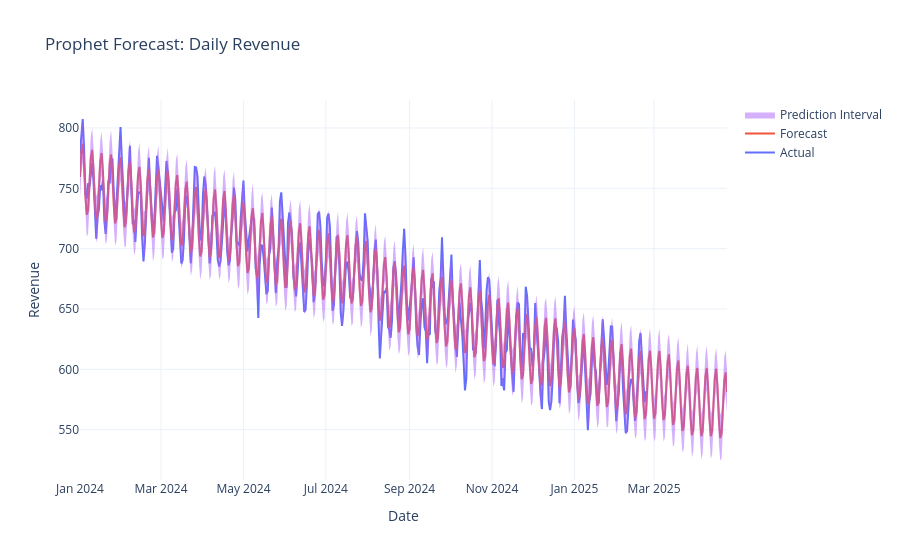

The code cell stored with this chart in its notebook:
### Code cell
# Plot actual data, forecast, and uncertainty interval.
forecast_fig = go.Figure()
forecast_fig.add_trace(
    go.Scatter(x=prophet_df["ds"], y=prophet_df["y"], mode="lines", name="Actual")
)
forecast_fig.add_trace(
    go.Scatter(x=forecast["ds"], y=forecast["yhat"], mode="lines", name="Forecast")
)
forecast_fig.add_trace(
    go.Scatter(
        x=forecast["ds"],
        y=forecast["yhat_upper"],
        mode="lines",
        line=dict(width=0),
        showlegend=False,
        hoverinfo="skip",
    )
)
forecast_fig.add_trace(
    go.Scatter(
        x=forecast["ds"],
        y=forecast["yhat_lower"],
        mode="lines",
        fill="tonexty",
        line=dict(width=0),
        name="Prediction Interval",
        hoverinfo="skip",
    )
)
forecast_fig.update_layout(
    title="Prophet Forecast: Daily Revenue",
    template="plotly_white",
    xaxis_title="Date",
    yaxis_title="Revenue",
)
forecast_fig.show()

### Figure 1 — Plotly figure (JSON) as saved in the notebook; plotly's stock layout.template omitted (floating-point values rounded to 4 significant figures; data arrays with more than 128 entries replaced by an {"elided": "..."} marker saying what was removed)
{"data": [{"mode": "lines", "name": "Actual", "type": "scatter", "x": {"elided": "420 str values"}, "y": {"elided": "420 float values"}}, {"mode": "lines", "name": "Forecast", "type": "scatter", "x": {"elided": "480 str values"}, "y": {"elided": "480 float values"}}, {"hoverinfo": "skip", "line": {"width": 0}, "mode": "lines", "showlegend": false, "type": "scatter", "x": {"elided": "480 str values"}, "y": {"elided": "480 float values"}}, {"fill": "tonexty", "hoverinfo": "skip", "line": {"width": 0}, "mode": "lines", "name": "Prediction Interval", "type": "scatter", "x": {"elided": "480 str values"}, "y": {"elided": "480 float values"}}], "layout": {"title": {"text": "Prophet Forecast: Daily Revenue"}, "xaxis": {"title": {"text": "Date"}}, "yaxis": {"title": {"text": "Revenue"}}}}
